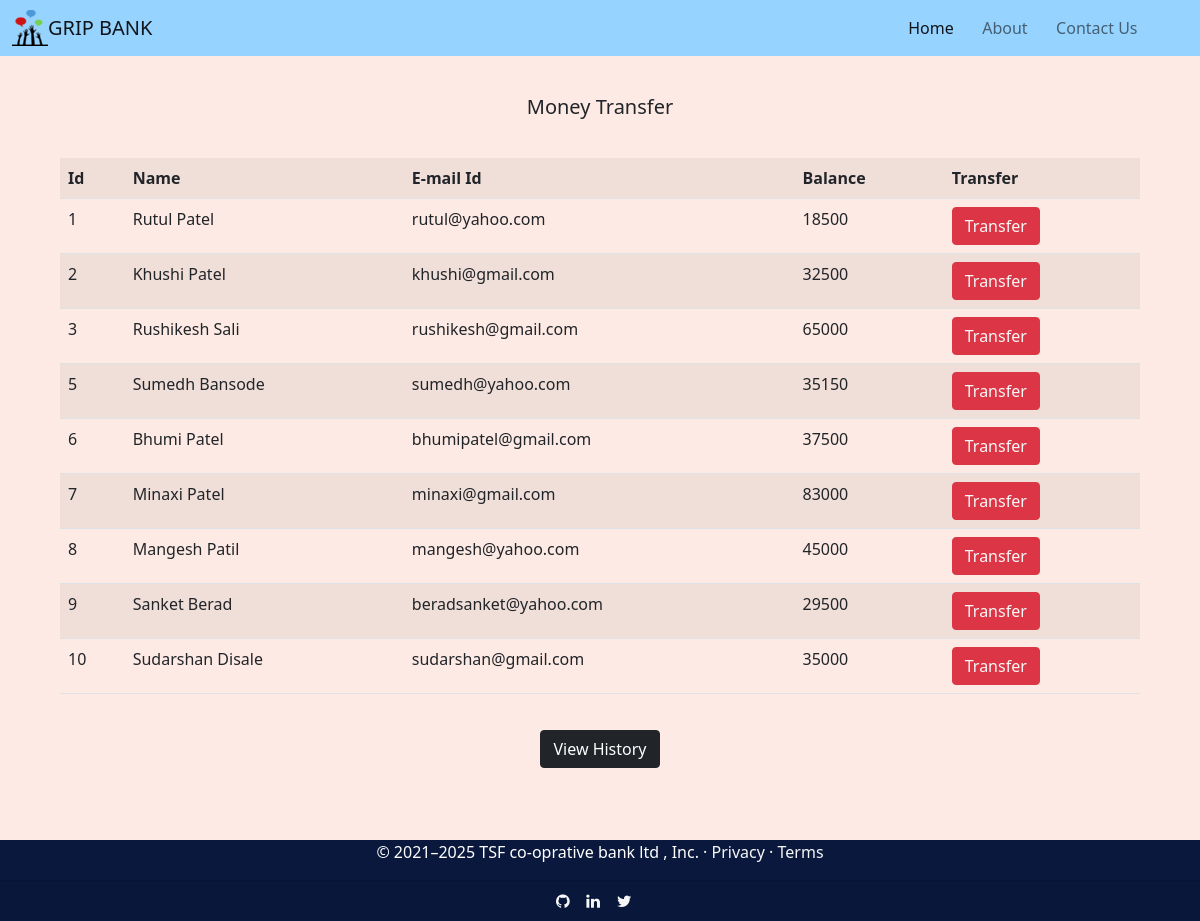
/transfer.php, run on the app's committed database.
### tables this page shows
CREATE TABLE `user_data` (
  `id` int NOT NULL,
  `name` varchar(150) NOT NULL,
  `email` varchar(150) NOT NULL,
  `balance` int NOT NULL
);

### transfer.php (the view, shortened to what this page needs)
<!DOCTYPE html>
<html lang="en">
<head>
    <link href="https://cdn.jsdelivr.net/npm/bootstrap@5.0.2/dist/css/bootstrap.min.css" rel="stylesheet">
    <link rel="stylesheet" href="https://cdnjs.cloudflare.com/ajax/libs/font-awesome/4.7.0/css/font-awesome.min.css">
</head>
<body>
<header>
  <nav class="navbar navbar-expand-lg navbar-light" style="background-color: #97d3ff;">
            <div class="container-fluid">
            <img src="NF/android-icon-36x36.png" alt="">
              <a class="navbar-brand" href="index.php" id="name">GRIP BANK</a>
              <div class="collapse navbar-collapse" id="navbarNav">
                <ul class="navbar-nav ms-auto" style="margin: 0 30px 0 0;">
                  <li class="nav-item">
                    <a class="nav-link active" aria-current="page" href="index.php">Home</a>
                  </li>&nbsp;&nbsp;&nbsp;
                  <li class="nav-item">
                    <a class="nav-link" href="about.php">About</a>
                  </li>&nbsp;&nbsp;&nbsp;
                  <li class="nav-item">
                    <a class="nav-link" href="contact.php">Contact Us</a>
                  </li>&nbsp;&nbsp;&nbsp;
                </ul>
              </div>
            </div>
        </nav>
  </header>
        <figure class="text-center">
            <blockquote class="blockquote">
                <p>Money Transfer</p>
            </blockquote>
        </figure>
        <?php
            $conn = mysqli_connect("localhost","root","mysqlpassword","bank");
        ?>
        <table class="table table-striped table-hover" scrolling="auto">
            <?php
                $query = 'select * from user_data';
                $result = mysqli_query($conn,$query);
            ?>
            <tr>
                <th>Id</th>
                <th>Name</th>
                <th>E-mail Id</th>
                <th>Balance</th>
                <th>Transfer</th>
            </tr>
            <?php
                while($row = mysqli_fetch_array($result)){
            ?>
            <tr>
                <td><?php echo $row['id']; ?></td>
                <td><?php echo $row['name']; ?></td>
                <td><?php echo $row['email']; ?></td>
                <td><?php echo $row['balance']; ?></td>
                <td><button type="button" class="btn btn-danger"><a href="transaction.php?id= <?php echo $row['id'] ;?>" >Transfer</a></button></td>
            </tr>
            <?php
                }
            ?>
    </table>
    <div class="text-center">
        <a href="history.php" class="btn btn-dark">View History</a>
    </div><br><br><br>
        <footer class="sticky-footer">
            <p>&copy; 2021–2025 TSF co-oprative bank ltd , Inc. · <a href="#">Privacy</a> · <a href="#">Terms</a></p>
            <div class="card-footer text-muted">
                <a href="https://github.com/RuTuL07" class="fa fa-github"></a>&nbsp&nbsp&nbsp
                <a href="https://www.linkedin.com/in/rutul-patel-7b36301b4/" class="fa fa-linkedin"></a>&nbsp&nbsp&nbsp
                <a href="#" class="fa fa-twitter"></a>&nbsp&nbsp&nbsp
            </div>
        </footer>
</body>
</html>

### transfer.php (style rules this page uses)
body { margin: 0px; background-color: #fde4dbbf; min-height: 100vh; }
.table { margin: 0 auto; width: 90%; margin-top: 3%; }
.text-center { margin-top: 3%; }
a { color: rgb(247, 247, 247); text-decoration: none; }
.sticky-footer { position: sticky; top: 100%; color: white; background-color: #0a183d; text-align: center; }

### data on the page
user_data: id "1", name "Rutul Patel", email "rutul@yahoo.com", balance "18500"
user_data: id "2", name "Khushi Patel", email "khushi@gmail.com", balance "32500"
user_data: id "3", name "Rushikesh Sali", email "rushikesh@gmail.com", balance "65000"
user_data: id "5", name "Sumedh Bansode", email "sumedh@yahoo.com", balance "35150"
user_data: id "6", name "Bhumi Patel", email "bhumipatel@gmail.com", balance "37500"
user_data: id "7", name "Minaxi Patel", email "minaxi@gmail.com", balance "83000"
user_data: id "8", name "Mangesh Patil", email "mangesh@yahoo.com", balance "45000"
user_data: id "9", name "Sanket Berad", email "beradsanket@yahoo.com", balance "29500"
user_data: id "10", name "Sudarshan Disale", email "sudarshan@gmail.com", balance "35000"
